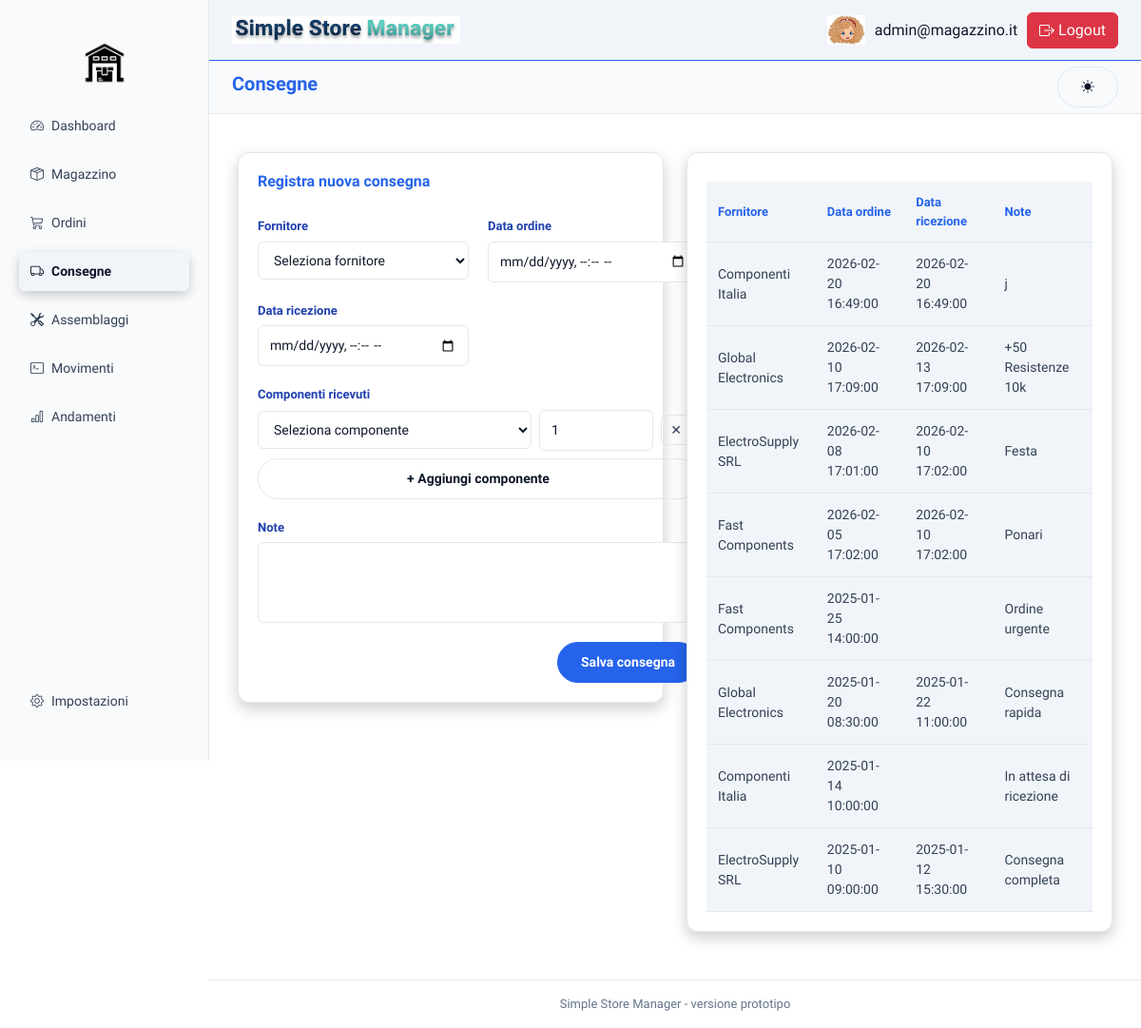
The page /index.php?page=consegne (signed in) on the database its author committed.
### tables this page shows
CREATE TABLE `consegna` (
  `id` int(5) NOT NULL,
  `id_fornitore` int(5) NOT NULL,
  `data_ordine` datetime NOT NULL,
  `data_ricezione` datetime DEFAULT NULL,
  `note` text DEFAULT NULL
);

CREATE TABLE `fornitore` (
  `id` int(5) NOT NULL,
  `nome` varchar(30) NOT NULL,
  `email` varchar(30) DEFAULT NULL,
  `telefono` varchar(15) DEFAULT NULL
);

### backend/query/consegna.php (called while the page is built, shortened)
<?php
function getConsegne(){
    $pdo=connect();
    $sql = "SELECT c.id, f.nome AS fornitore, c.data_ordine, c.data_ricezione, c.note
            FROM consegna c
            JOIN fornitore f ON c.id_fornitore = f.id
            ORDER BY c.data_ordine DESC;";
    $stmt = $pdo->query($sql);
    return $stmt->fetchAll(PDO::FETCH_ASSOC);
}
?>

### frontend/consegne/consegne.php (the view, shortened to what this page needs)
<?php
require_once 'backend/query/consegna.php';
$consegne = getConsegne();
?>
<body>
  <div class="main">
    <div class="card full">
      <h3 class="card-title">Registra nuova consegna</h3>
      <form class="form-grid" method="post" action="backend/controller/consegnaCntrl.php">
        <div class="form-group">
          <label for="fornitore">Fornitore</label>
          <select name="id_fornitore" id="fornitore" required onchange="toggleNuovoFornitore()">
            <option value="">Seleziona fornitore</option>
          </select>
        </div>
        <div class="form-group">
          <label for="data_ordine">Data ordine</label>
          <input type="datetime-local" name="data_ordine" id="data_ordine" required>
        </div>
        <div class="form-group">
          <label for="data_ricezione">Data ricezione</label>
          <input type="datetime-local" name="data_ricezione" id="data_ricezione">
        </div>
        <div class="form-group full-width">
          <label>Componenti ricevuti</label>
          <div id="componenti-consegna" class="delivery-components">
            <div class="delivery-row">
              <select name="componenti[id][]" required>
                <option value="">Seleziona componente</option>
              </select>
              <input type="number" name="componenti[qta][]" min="1" value="1" required>
              <button type="button" class="btn-icon" onclick="removeRow(this)">✕</button>
            </div>
          </div>
          <button type="button" class="btn-secondary" onclick="addDeliveryRow()" style="margin-top:8px">+ Aggiungi componente</button>
        </div>
        <div class="form-group full-width">
          <label for="note">Note</label>
          <textarea name="note" id="note" rows="3"></textarea>
        </div>
        <div class="form-actions">
          <button type="submit" class="btn-primary" style="color: white; text-decoration: none;">Salva consegna</button>
        </div>
      </form>
    </div>
    <div class="card full">
      <table class="orders-table">
        <thead>
          <tr>
            <th>Fornitore</th>
            <th>Data ordine</th>
            <th>Data ricezione</th>
            <th>Note</th>
          </tr>
        </thead>
        <tbody>
          <?php foreach ($consegne as $consegna): ?>
            <tr class='assembly_component'>
              <td><?= htmlspecialchars($consegna['fornitore']) ?></td>
              <td><?= htmlspecialchars($consegna['data_ordine']) ?></td>
              <td><?= htmlspecialchars($consegna['data_ricezione']) ?></td>
              <td><?= htmlspecialchars($consegna['note']) ?></td>
            </tr>
          <?php endforeach; ?>
        </tbody>
      </table>
    </div>
  </div>
</body>
</html>

### frontend/stile/layout.css (style rules this page uses)
* { box-sizing: border-box; margin: 0; padding: 0; }
body { font-family: "Sora", sans-serif; background-color: var(--background-color); color: var(--text-light); line-height: 1.5; -webkit-font-smoothing: antialiased; }
.main { margin-left: 220px; padding: 140px 30px 30px; min-height: 100vh; }
.card { background: var(--background-section); padding: 20px; border-radius: 12px; border: 1px solid var(--background-hover); box-shadow: 0 6px 16px rgba(0, 0, 0, 0.2); display: flex; flex-direction: column; color: var(--text-light); }
.card h2, .card h3 { font-size: 16px; margin-bottom: 12px; font-weight: 600; color: var(--highlight-color); }
.card.full { width: 100%; margin: 20px 0; }
.orders-table, .assembly-table { width: 100%; border-collapse: collapse; margin-top: 10px; }
.orders-table th, .assembly-table th { text-align: left; font-size: 13px; color: var(--highlight-color); padding: 12px; background-color: var(--background-thead); font-weight: 600; border-bottom: 1px solid var(--border-color); }
.orders-table td, .assembly-table td { padding: 12px; border-bottom: 1px solid var(--background-hover); font-size: 14px; color: var(--text-grey); }
.form-grid { display: grid; grid-template-columns: repeat(2, 1fr); gap: 20px; margin-top: 16px; }
.form-group { display: flex; flex-direction: column; }
.form-group.full-width { grid-column: span 2; }
.form-actions { grid-column: span 2; display: flex; justify-content: flex-end; }
.form-group label, .assembly-row label { font-size: 13px; font-weight: 600; color: var(--text-admin); margin-bottom: 6px; display: block; }
input, select, textarea { width: 100%; padding: 10px 12px; border: 1px solid var(--background-hover); border-radius: 6px; font-size: 14px; background-color: var(--background-color); color: var(--text-light); transition: border-color 0.2s, box-shadow 0.2s; }
.delivery-components { display: flex; flex-direction: column; gap: 8px; }
.delivery-row { display: grid; grid-template-columns: 1fr 120px 40px; gap: 8px; align-items: center; }
.btn-primary { display: inline-flex; align-items: center; justify-content: center; padding: 10px 24px; font-size: 14px; font-weight: 600; color: var(--background-color); background-color: var(--highlight-color); border: 1px solid var(--highlight-color); border-radius: 999px; cursor: pointer; transition: all 0.2s ease; }
.btn-secondary { display: inline-flex; align-items: center; justify-content: center; padding: 10px 24px; font-size: 14px; font-weight: 600; color: var(--text-light); background-color: transparent; border: 1px solid var(--border-color); border-radius: 999px; cursor: pointer; transition: all 0.2s ease; }
.btn-icon { background: transparent; border: 1px solid var(--border-color); border-radius: 6px; cursor: pointer; font-size: 14px; color: var(--text-grey); width: 32px; height: 32px; display: inline-flex; align-items: center; justify-content: center; }
.assembly_component { background: var(--background-thead); cursor: pointer; font-weight: 500; color: var(--text-light); border-bottom: 1px solid var(--background-color); }
.main { margin-left: 220px; padding: 140px 30px 30px; min-height: 100vh; display: grid; grid-template-columns: 1fr 1fr; gap: 24px; align-items: start; }

### frontend/stile/style-light.css (style rules this page uses)
:root { --primary-color: #f1f5f9; --secondary-color: #f59e0b; --highlight-color: #2563eb; --highlight-hover: #1e40af; --background-color: #ffffff; --background-alt: #f8fafc; --background-section: #ffffff; --background-thead: #f1f5f9; --background-hover: #e5e7eb; --text-light: #0f172a; --text-grey: #334155; --text-muted: #64748b; --text-admin: #1e40af; --error-color: #dc2626; --success-color: #16a34a; --warning-color: #f59e0b; --info-color: #2563eb; --border-color: #e2e8f0; --shadow-light: rgba(15, 23, 42, 0.08); --shadow-strong: rgba(15, 23, 42, 0.15); --bg-body: var(--background-color); --bg-card: var(--background-section); --bg-input: #f1f5f9; --border-input: #e2e8f0; --border-input-focus: var(--highlight-color); --btn-bg: var(--secondary-color); --btn-bg-hover: #d97706; --text-primary: var(--text-light); --text-placeholder: #94a3b8; --text-error: var(--error-color); --text-error-alt: #b91c1c; --shadow-card: var(--shadow-light); --shadow-input-focus: rgba(37, 99, 235, 0.25); --qr-overlay-bg: rgba(15, 23, 42, 0.45); --qr-modal-bg: #ffffff; --qr-modal-text: #0f172a; --qr-shadow: rgba(15, 23, 42, 0.15); --qr-canvas-bg: #f8fafc; --qr-code-bg: #ffffff; --qr-code-text: #0f172a; --qr-close-color: #64748b; --qr-close-hover: #1e40af; }

### rows shown on the page
consegna: id_fornitore.nome "Componenti Italia", data_ordine "2026-02-20 16:49:00", data_ricezione "2026-02-20 16:49:00", note "j"
consegna: id_fornitore.nome "Global Electronics", data_ordine "2026-02-10 17:09:00", data_ricezione "2026-02-13 17:09:00", note "+50 Resistenze 10k"
consegna: id_fornitore.nome "ElectroSupply SRL", data_ordine "2026-02-08 17:01:00", data_ricezione "2026-02-10 17:02:00", note "Festa"
consegna: id_fornitore.nome "Fast Components", data_ordine "2026-02-05 17:02:00", data_ricezione "2026-02-10 17:02:00", note "Ponari"
consegna: id_fornitore.nome "Fast Components", data_ordine "2025-01-25 14:00:00", note "Ordine urgente"
consegna: id_fornitore.nome "Global Electronics", data_ordine "2025-01-20 08:30:00", data_ricezione "2025-01-22 11:00:00", note "Consegna rapida"
consegna: id_fornitore.nome "Componenti Italia", data_ordine "2025-01-14 10:00:00", note "In attesa di ricezione"
consegna: id_fornitore.nome "ElectroSupply SRL", data_ordine "2025-01-10 09:00:00", data_ricezione "2025-01-12 15:30:00", note "Consegna completa"

### other values the page prints
$pagina "Dashboard"
$pagina "Magazzino"
$pagina "Ordini"
$pagina "Consegne"
$pagina "Assemblaggi"
$pagina "Movimenti"
$pagina "Andamenti"
$pagina "Impostazioni"
$_SESSION['user'] "admin@magazzino.it"
$page "Consegne"
